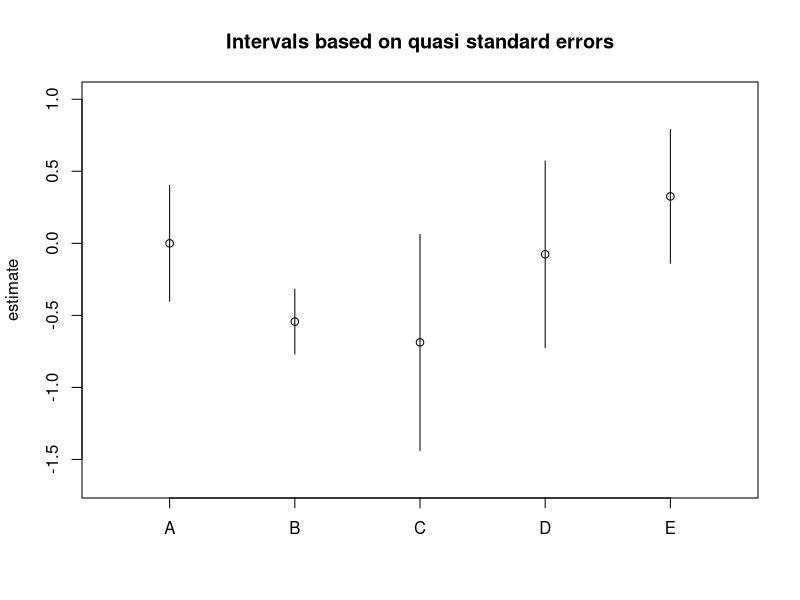

This figure's R source:
library(qvcalc)


### Name: plot.qv
### Title: Plot method for objects of class qv
### Aliases: plot.qv
### Keywords: models hplot

### ** Examples

##  Overdispersed Poisson loglinear model for ship damage data
##  from McCullagh and Nelder (1989), Sec 6.3.2 
library(MASS)
data(ships)
ships$year <- as.factor(ships$year)
ships$period <- as.factor(ships$period)
shipmodel <- glm(formula = incidents ~ type + year + period,
    family = quasipoisson, 
    data = ships, subset = (service > 0), offset = log(service))
shiptype.qvs <- qvcalc(shipmodel, "type")
summary(shiptype.qvs, digits=4)
plot(shiptype.qvs)
